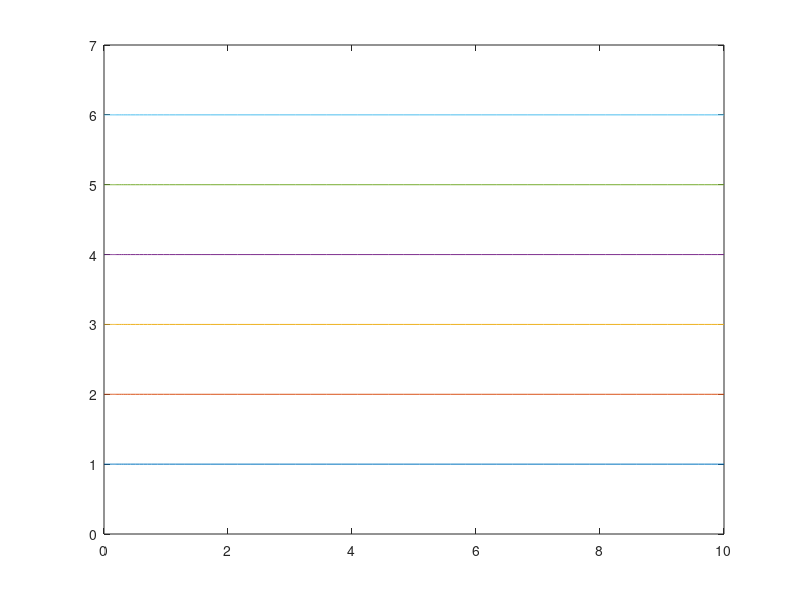
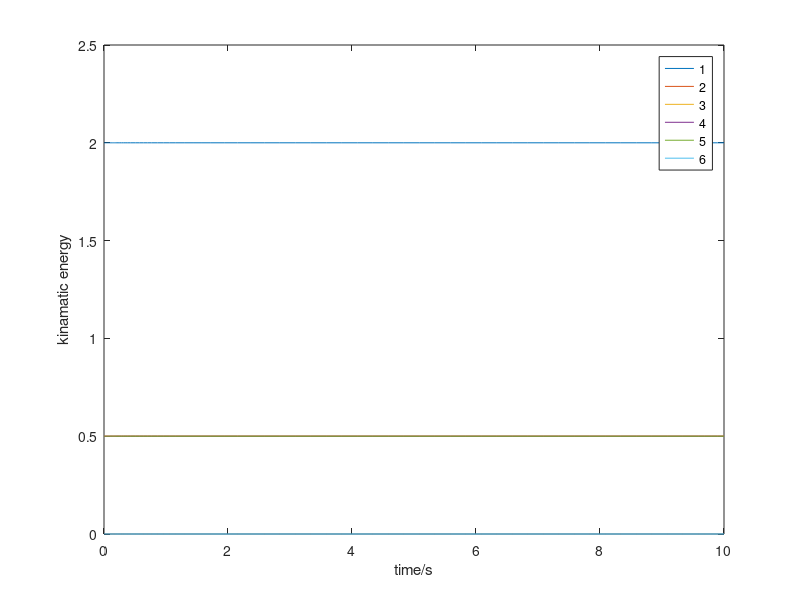
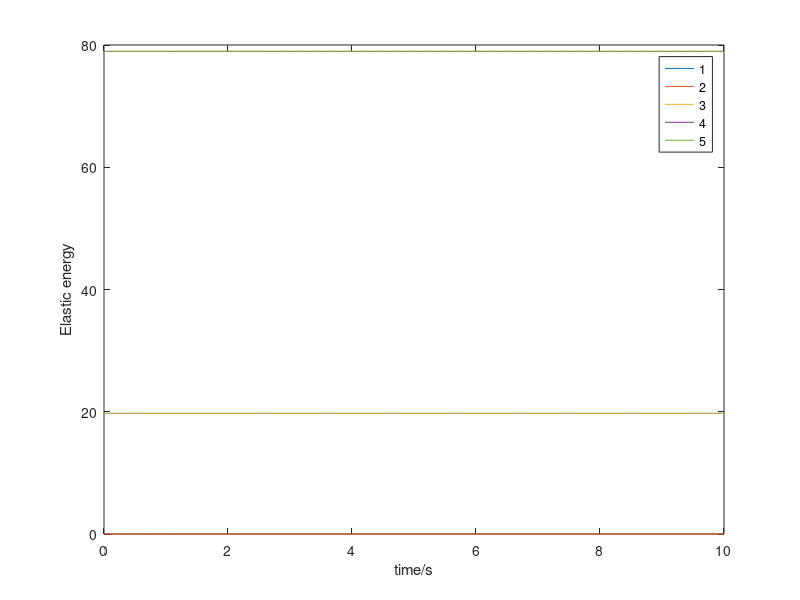

Source code (MATLAB) for these figures, in order:
% kinematic model of purely Kelvin-voigt model for peristalsis motion
% case: five-segment larval structure
% Mechanical model:    
%	Kelvin-voigt model (spring and dashpot in parallel)
%   Mass is represented for the cuticle circle

clc;
clear all;
% configure for the model
% refer: mechanics of exploration in drosophila.M
% refer website: https://www.biorxiv.org/content/biorxiv/suppl/2018/06/24/354795.DC1/354795-8.pdf
m = 1; % standard mass
l = 1;
k = (2*pi)^2; 

% solution for the kinematic model
% p0 = [1;2;3;4;5;6;1;0;0;0;0;1];   % position and velocity
p0 = [1;2;2;1;3;1;4;1;5;1;6;0];
[t,y] = ode45(@eq,[0,10],p0);
figure(1)
% z = y(:,1:6);
z = [y(:,1),y(:,3),y(:,5),y(:,7),y(:,9),y(:,11)];
plot(t,z);

% plot for the kinematic energy
z2 = [y(:,2) y(:,4) y(:,6) y(:,8) y(:,10) y(:,12)];% cuticle velocity
K = 1/2*m*z2.^2;
figure(2)
plot(t,K);
ylabel('kinamatic energy');
xlabel('time/s');legend('1','2','3','4','5','6');

% plot for the elastic energy
z3 = [y(:,2)-y(:,1) y(:,3)-y(:,2) y(:,4)-y(:,3) y(:,5)-y(:,4) y(:,6)-y(:,5)]; % segment strain
E = 1/2*k*z3.^2;
figure(3)
plot(t,E);
ylabel('Elastic energy');
xlabel('time/s');legend('1','2','3','4','5');
 
% Newton's second law for the cuticle masses
function dp = eq(~,p)
% rule: transform the second-order equation into two one-order equation
% differential equation transformation: p--vector of positions and velocities
k = (2*pi)^2; 
n = 2*pi;
% dp = [     % velocity and acceleration 
%      p(7);p(8);p(9);p(10);p(11);p(12);
%     (k*p(2)+k*p(6)-2*k*p(1))+(n*p(8)+n*p(12)-2*n*p(7));
%     (k*p(1)+k*p(3)-2*k*p(2))+(n*p(7)+n*p(9)-2*n*p(8));
%     (k*p(2)+k*p(4)-2*k*p(3))+(n*p(8)+n*p(10)-2*n*p(9));
%     (k*p(3)+k*p(5)-2*k*p(4))+(n*p(9)+n*p(11)-2*n*p(10));
%     (k*p(4)+k*p(6)-2*k*p(5))+(n*p(10)+n*p(12)-2*n*p(11));
%     (k*p(5)+k*p(1)-2*k*p(6))+(n*p(11)+n*p(7)-2*n*p(12));
%     ];
dp = [     % velocity and acceleration 
     p(2);    (k*p(3)+k*p(11)-2*k*p(1))+(n*p(4)+n*p(12)-2*n*p(2));
     p(4);    (k*p(1)+k*p(5)-2*k*p(3))+(n*p(2)+n*p(6)-2*n*p(4));
     p(6);    (k*p(3)+k*p(7)-2*k*p(5))+(n*p(4)+n*p(8)-2*n*p(6));
     p(8);    (k*p(5)+k*p(9)-2*k*p(7))+(n*p(6)+n*p(10)-2*n*p(8));
     p(10);   (k*p(7)+k*p(11)-2*k*p(9))+(n*p(8)+n*p(12)-2*n*p(10));
     p(2);   (k*p(9)+k*p(1)-2*k*p(11))+(n*p(10)+n*p(2)-2*n*p(12));
    ];

end


